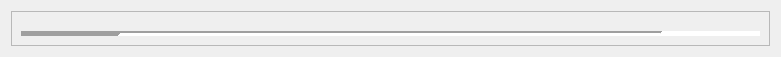
<?xml version="1.0" encoding="UTF-8"?>
<ui version="4.0">
 <class>PulseReplySeperator</class>
 <widget class="QWidget" name="PulseReplySeperator">
  <property name="geometry">
   <rect>
    <x>0</x>
    <y>0</y>
    <width>781</width>
    <height>57</height>
   </rect>
  </property>
  <property name="sizePolicy">
   <sizepolicy hsizetype="Minimum" vsizetype="Preferred">
    <horstretch>0</horstretch>
    <verstretch>0</verstretch>
   </sizepolicy>
  </property>
  <property name="font">
   <font>
    <pointsize>9</pointsize>
   </font>
  </property>
  <property name="windowTitle">
   <string notr="true"/>
  </property>
  <layout class="QVBoxLayout" name="verticalLayout_2">
   <item>
    <widget class="QFrame" name="frame">
     <property name="sizePolicy">
      <sizepolicy hsizetype="Expanding" vsizetype="Preferred">
       <horstretch>0</horstretch>
       <verstretch>0</verstretch>
      </sizepolicy>
     </property>
     <property name="minimumSize">
      <size>
       <width>0</width>
       <height>0</height>
      </size>
     </property>
     <property name="styleSheet">
      <string notr="true"/>
     </property>
     <property name="frameShape">
      <enum>QFrame::StyledPanel</enum>
     </property>
     <property name="frameShadow">
      <enum>QFrame::Raised</enum>
     </property>
     <property name="lineWidth">
      <number>100</number>
     </property>
     <layout class="QVBoxLayout" name="verticalLayout">
      <item>
       <spacer name="verticalSpacer">
        <property name="orientation">
         <enum>Qt::Vertical</enum>
        </property>
        <property name="sizeHint" stdset="0">
         <size>
          <width>20</width>
          <height>3</height>
         </size>
        </property>
       </spacer>
      </item>
      <item>
       <widget class="Line" name="line">
        <property name="sizePolicy">
         <sizepolicy hsizetype="Minimum" vsizetype="Fixed">
          <horstretch>0</horstretch>
          <verstretch>0</verstretch>
         </sizepolicy>
        </property>
        <property name="minimumSize">
         <size>
          <width>0</width>
          <height>5</height>
         </size>
        </property>
        <property name="lineWidth">
         <number>100</number>
        </property>
        <property name="orientation">
         <enum>Qt::Horizontal</enum>
        </property>
       </widget>
      </item>
     </layout>
    </widget>
   </item>
  </layout>
 </widget>
 <resources>
  <include location="TheWire_images.qrc"/>
 </resources>
 <connections/>
</ui>
